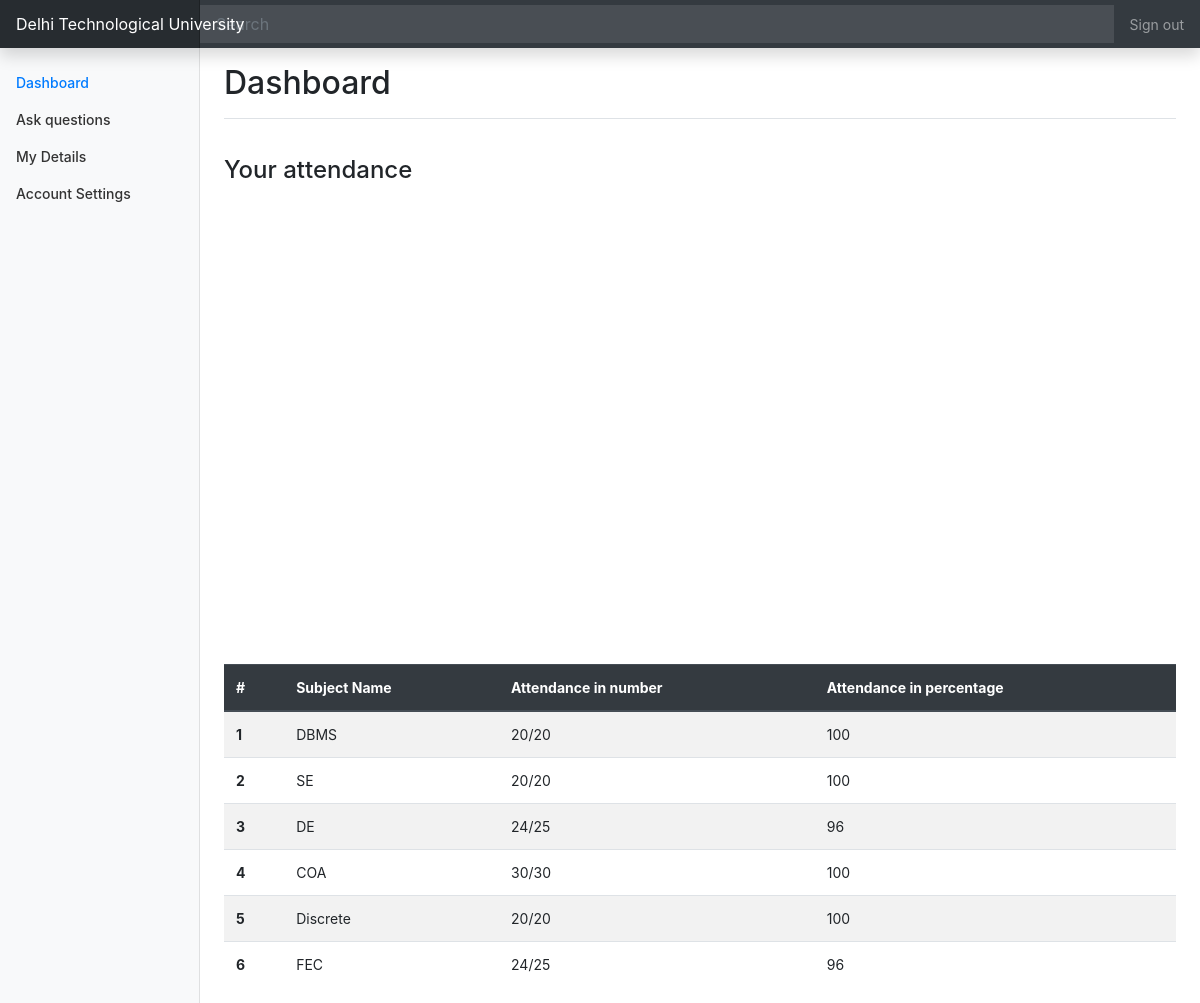
/dashboard.php (signed in), run on the app's committed database.
### tables this page shows
CREATE TABLE `students` (
  `sid` int(11) NOT NULL,
  `roll_no` text NOT NULL,
  `email` text NOT NULL,
  `password` text NOT NULL,
  `name` text NOT NULL,
  `address` text NOT NULL,
  `att1` text NOT NULL,
  `att2` text NOT NULL,
  `att3` text NOT NULL,
  `att4` text NOT NULL,
  `att5` text NOT NULL,
  `att6` text NOT NULL,
  `branch` text NOT NULL,
  `year` text NOT NULL,
  `fee_status` text NOT NULL,
  `accountExist` int(11) NOT NULL
);

### dashboard.php (the view, shortened to what this page needs)
<?php
$link = mysqli_connect("localhost", "root", "", "admin");
function bargraph1( $s){
    $y=(int)($s[0])*10 + (int)($s[1]);
    $x = ($y*100)/20;
    return $x;
}
function bargraph2( $s){
    $y=(int)($s[0])*10 + (int)($s[1]);
    $x = ($y*100)/20;
    return $x;
}
function bargraph3( $s){
    $y=(int)($s[0])*10 + (int)($s[1]);
    $x = ($y*100)/25;
    return $x;
}
function bargraph4( $s){
    $y=(int)($s[0])*10 + (int)($s[1]);
    $x = ($y*100)/30;
    return $x;
}
function bargraph5( $s){
    $y=(int)($s[0])*10 + (int)($s[1]);
    $x = ($y*100)/20;
    return $x;
}
function bargraph6( $s){
    $y=(int)($s[0])*10 + (int)($s[1]);
    $x = ($y*100)/25;
    return $x;
}
?>
<!doctype html>
<html lang="en">
<head>
    <link rel="stylesheet" href="https://stackpath.bootstrapcdn.com/bootstrap/4.5.2/css/bootstrap.min.css">
    <link href="dashboard.css" rel="stylesheet">
</head>
<body>
    <nav class="navbar navbar-dark sticky-top bg-dark flex-md-nowrap p-0 shadow">
        <a class="navbar-brand col-md-3 col-lg-2 mr-0 px-3" href="#">Delhi Technological University</a>
        <input class="form-control form-control-dark w-100" type="text" placeholder="Search" aria-label="Search">
        <ul class="navbar-nav px-3">
            <li class="nav-item text-nowrap">
                <a class="nav-link" href="/virtual_college_administrator/">Sign out</a>
            </li>
        </ul>
    </nav>
    <div class="container-fluid">
        <div class="row">
            <nav id="sidebarMenu" class="col-md-3 col-lg-2 d-md-block bg-light sidebar collapse">
                <div class="sidebar-sticky pt-3">
                    <ul class="nav flex-column">
                        <li class="nav-item">
                            <a class="nav-link active" href="#">
                                Dashboard <span class="sr-only">(current)</span>
                            </a>
                        </li>
                        <li class="nav-item">
                            <a class="nav-link" href="ask-questions.php">
                                Ask questions
                            </a>
                        </li>
                        <li class="nav-item">
                            <a class="nav-link" href="#">
                                My Details
                            </a>
                        </li>
                        <li class="nav-item">
                            <a class="nav-link" href="#">
                                Account Settings
                            </a>
                        </li>
                    </ul>
                </div>
            </nav>
            <main role="main" class="col-md-9 ml-sm-auto col-lg-10 px-md-4">
                <div class="d-flex justify-content-between flex-wrap flex-md-nowrap align-items-center pt-3 pb-2 mb-3 border-bottom">
                    <h1 class="h2">Dashboard</h1>
                </div>
                <br>
                <h4>Your attendance</h4>
                <div id="chartContainer" style="height: 450px; width: 100%;"></div>
                <br>
                <?php
                    $query = "SELECT * FROM students WHERE sid = ".$_SESSION['id'];
                    $result = mysqli_query($link,$query);
                    $row = mysqli_fetch_array($result);
                ?>
                <table class="table table-hover table-striped">
                    <thead class="thead-dark">
                        <tr>
                            <th scope="col">#</th>
                            <th scope="col">Subject Name</th>
                            <th scope="col">Attendance in number</th>
                            <th scope="col">Attendance in percentage</th>
                        </tr>
                    </thead>
                    <tbody>
                        <tr>
                            <th scope="row">1</th>
                            <td>DBMS</td>
                            <td><?php echo $row['att1'] ?></td>
                            <td><?php echo bargraph1($row['att1']) ?></td>
                        </tr>
                        <tr>
                            <th scope="row">2</th>
                            <td>SE</td>
                            <td><?php echo $row['att2'] ?></td>
                            <td><?php echo bargraph2($row['att2']) ?></td>
                        </tr>
                        <tr>
                            <th scope="row">3</th>
                            <td>DE</td>
                            <td><?php echo $row['att3'] ?></td>
                            <td><?php echo bargraph3($row['att3']) ?></td>
                        </tr>
                        <tr>
                            <th scope="row">4</th>
                            <td>COA</td>
                            <td><?php echo $row['att4'] ?></td>
                            <td><?php echo bargraph4($row['att4']) ?></td>
                        </tr>
                        <tr>
                            <th scope="row">5</th>
                            <td>Discrete</td>
                            <td><?php echo $row['att5'] ?></td>
                            <td><?php echo bargraph5($row['att5']) ?></td>
                        </tr>
                        <tr>
                            <th scope="row">6</th>
                            <td>FEC</td>
                            <td><?php echo $row['att6'] ?></td>
                            <td><?php echo bargraph6($row['att6']) ?></td>
                        </tr>
                    </tbody>
                </table>
            </main>
        </div>
    </div>
</body>
</html>

### dashboard.css (style rules this page uses)
body { font-size: 0.875rem; }
.sidebar { position: fixed; top: 0; bottom: 0; left: 0; z-index: 100; padding: 48px 0 0; box-shadow: inset -1px 0 0 rgba(0, 0, 0, 0.1); }
.sidebar-sticky { position: relative; top: 0; height: calc(100vh - 48px); padding-top: 0.5rem; overflow-x: hidden; overflow-y: auto; }
.sidebar .nav-link { font-weight: 500; color: #333; }
.sidebar .nav-link.active { color: #007bff; }
.navbar-brand { padding-top: 0.75rem; padding-bottom: 0.75rem; font-size: 1rem; background-color: rgba(0, 0, 0, 0.25); box-shadow: inset -1px 0 0 rgba(0, 0, 0, 0.25); }
.navbar .form-control { padding: 0.75rem 1rem; border-width: 0; border-radius: 0; }
.form-control-dark { color: #fff; background-color: rgba(255, 255, 255, 0.1); border-color: rgba(255, 255, 255, 0.1); }

### data on the page
students: att1 "20/20", att1 "100", att2 "20/20", att2 "100", att3 "24/25", att3 "96", att4 "30/30", att4 "100", att5 "20/20", att5 "100", att6 "24/25", att6 "96"
